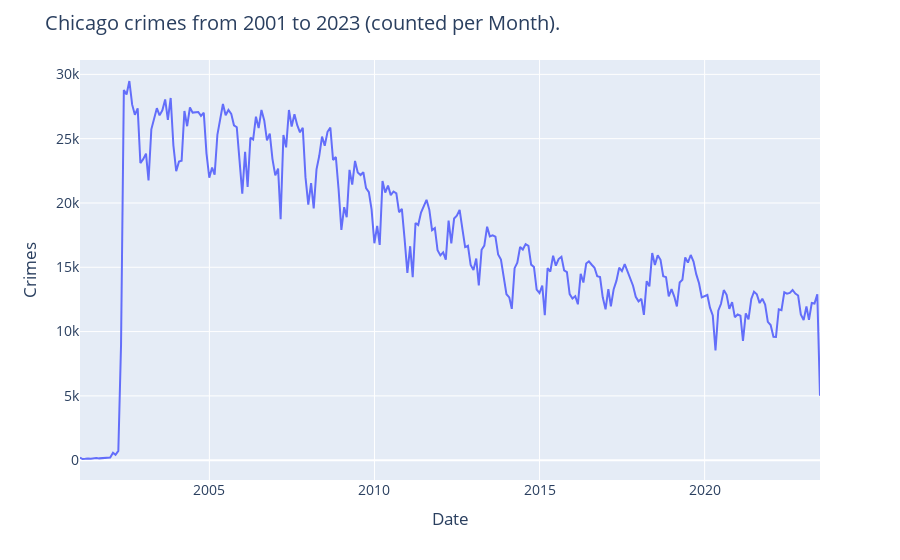

The notebook cell saved with this chart:
### Code cell
fig = px.line(data_model, x="ds", y="y")
fig.update_layout(
    title="Chicago crimes from 2001 to 2023 (counted per Month).",
    xaxis_title="Date",
    yaxis_title="Crimes",
    font=dict(
        size=14,
    )
)

### Figure 1 — Plotly figure (JSON) as saved in the notebook; plotly's stock layout.template omitted (floating-point values rounded to 4 significant figures; data arrays with more than 128 entries replaced by an {"elided": "..."} marker saying what was removed)
{"data": [{"hovertemplate": "ds=%{x}<br>y=%{y}<extra></extra>", "legendgroup": "", "line": {"color": "#636efa", "dash": "solid"}, "mode": "lines", "name": "", "orientation": "v", "showlegend": false, "type": "scatter", "x": {"elided": "270 str values"}, "xaxis": "x", "y": {"elided": "270 int values"}, "yaxis": "y"}], "layout": {"font": {"size": 14}, "legend": {"tracegroupgap": 0}, "margin": {"t": 60}, "title": {"text": "Chicago crimes from 2001 to 2023 (counted per Month)."}, "xaxis": {"anchor": "y", "domain": [0, 1], "title": {"text": "Date"}}, "yaxis": {"anchor": "x", "domain": [0, 1], "title": {"text": "Crimes"}}}}
